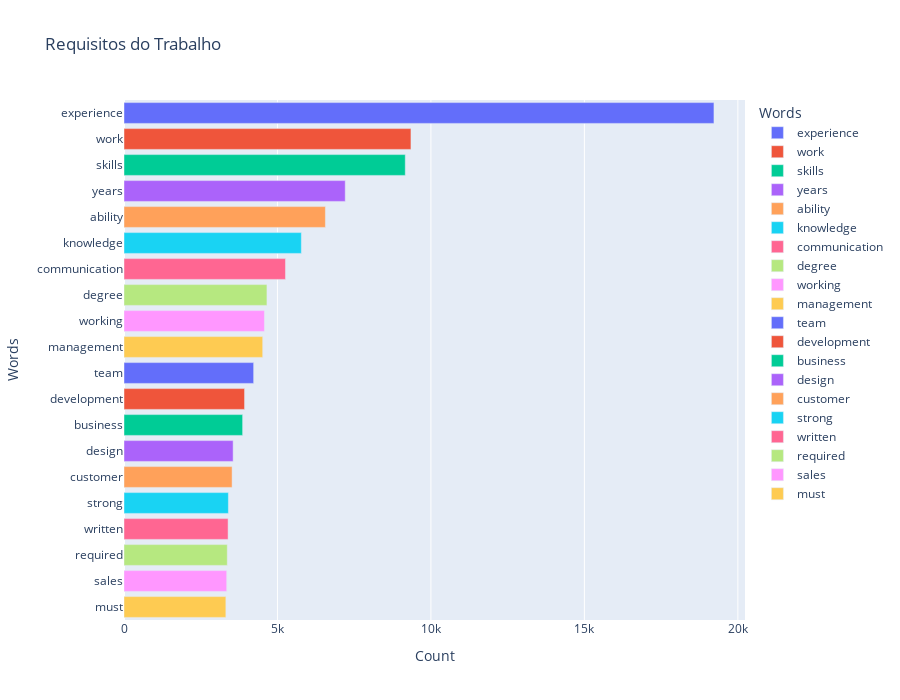

Notebook cell for this chart:
### Code cell
requisitos = freq_text(df['Requirements'])
plot_bar(requisitos, 'Requisitos do Trabalho')

### Figure 1 — Plotly figure (JSON) as saved in the notebook; plotly's stock layout.template omitted (floating-point values rounded to 4 significant figures)
{"data": [{"alignmentgroup": "True", "hovertemplate": "Words=%{y}<br>Count=%{x}<extra></extra>", "legendgroup": "experience", "marker": {"color": "#636efa", "pattern": {"shape": ""}}, "name": "experience", "offsetgroup": "experience", "orientation": "h", "showlegend": true, "textposition": "auto", "type": "bar", "x": [19221], "xaxis": "x", "y": ["experience"], "yaxis": "y"}, {"alignmentgroup": "True", "hovertemplate": "Words=%{y}<br>Count=%{x}<extra></extra>", "legendgroup": "work", "marker": {"color": "#EF553B", "pattern": {"shape": ""}}, "name": "work", "offsetgroup": "work", "orientation": "h", "showlegend": true, "textposition": "auto", "type": "bar", "x": [9349], "xaxis": "x", "y": ["work"], "yaxis": "y"}, {"alignmentgroup": "True", "hovertemplate": "Words=%{y}<br>Count=%{x}<extra></extra>", "legendgroup": "skills", "marker": {"color": "#00cc96", "pattern": {"shape": ""}}, "name": "skills", "offsetgroup": "skills", "orientation": "h", "showlegend": true, "textposition": "auto", "type": "bar", "x": [9164], "xaxis": "x", "y": ["skills"], "yaxis": "y"}, {"alignmentgroup": "True", "hovertemplate": "Words=%{y}<br>Count=%{x}<extra></extra>", "legendgroup": "years", "marker": {"color": "#ab63fa", "pattern": {"shape": ""}}, "name": "years", "offsetgroup": "years", "orientation": "h", "showlegend": true, "textposition": "auto", "type": "bar", "x": [7208], "xaxis": "x", "y": ["years"], "yaxis": "y"}, {"alignmentgroup": "True", "hovertemplate": "Words=%{y}<br>Count=%{x}<extra></extra>", "legendgroup": "ability", "marker": {"color": "#FFA15A", "pattern": {"shape": ""}}, "name": "ability", "offsetgroup": "ability", "orientation": "h", "showlegend": true, "textposition": "auto", "type": "bar", "x": [6562], "xaxis": "x", "y": ["ability"], "yaxis": "y"}, {"alignmentgroup": "True", "hovertemplate": "Words=%{y}<br>Count=%{x}<extra></extra>", "legendgroup": "knowledge", "marker": {"color": "#19d3f3", "pattern": {"shape": ""}}, "name": "knowledge", "offsetgroup": "knowledge", "orientation": "h", "showlegend": true, "textposition": "auto", "type": "bar", "x": [5778], "xaxis": "x", "y": ["knowledge"], "yaxis": "y"}, {"alignmentgroup": "True", "hovertemplate": "Words=%{y}<br>Count=%{x}<extra></extra>", "legendgroup": "communication", "marker": {"color": "#FF6692", "pattern": {"shape": ""}}, "name": "communication", "offsetgroup": "communication", "orientation": "h", "showlegend": true, "textposition": "auto", "type": "bar", "x": [5261], "xaxis": "x", "y": ["communication"], "yaxis": "y"}, {"alignmentgroup": "True", "hovertemplate": "Words=%{y}<br>Count=%{x}<extra></extra>", "legendgroup": "degree", "marker": {"color": "#B6E880", "pattern": {"shape": ""}}, "name": "degree", "offsetgroup": "degree", "orientation": "h", "showlegend": true, "textposition": "auto", "type": "bar", "x": [4657], "xaxis": "x", "y": ["degree"], "yaxis": "y"}, {"alignmentgroup": "True", "hovertemplate": "Words=%{y}<br>Count=%{x}<extra></extra>", "legendgroup": "working", "marker": {"color": "#FF97FF", "pattern": {"shape": ""}}, "name": "working", "offsetgroup": "working", "orientation": "h", "showlegend": true, "textposition": "auto", "type": "bar", "x": [4576], "xaxis": "x", "y": ["working"], "yaxis": "y"}, {"alignmentgroup": "True", "hovertemplate": "Words=%{y}<br>Count=%{x}<extra></extra>", "legendgroup": "management", "marker": {"color": "#FECB52", "pattern": {"shape": ""}}, "name": "management", "offsetgroup": "management", "orientation": "h", "showlegend": true, "textposition": "auto", "type": "bar", "x": [4519], "xaxis": "x", "y": ["management"], "yaxis": "y"}, {"alignmentgroup": "True", "hovertemplate": "Words=%{y}<br>Count=%{x}<extra></extra>", "legendgroup": "team", "marker": {"color": "#636efa", "pattern": {"shape": ""}}, "name": "team", "offsetgroup": "team", "orientation": "h", "showlegend": true, "textposition": "auto", "type": "bar", "x": [4224], "xaxis": "x", "y": ["team"], "yaxis": "y"}, {"alignmentgroup": "True", "hovertemplate": "Words=%{y}<br>Count=%{x}<extra></extra>", "legendgroup": "development", "marker": {"color": "#EF553B", "pattern": {"shape": ""}}, "name": "development", "offsetgroup": "development", "orientation": "h", "showlegend": true, "textposition": "auto", "type": "bar", "x": [3928], "xaxis": "x", "y": ["development"], "yaxis": "y"}, {"alignmentgroup": "True", "hovertemplate": "Words=%{y}<br>Count=%{x}<extra></extra>", "legendgroup": "business", "marker": {"color": "#00cc96", "pattern": {"shape": ""}}, "name": "business", "offsetgroup": "business", "orientation": "h", "showlegend": true, "textposition": "auto", "type": "bar", "x": [3865], "xaxis": "x", "y": ["business"], "yaxis": "y"}, {"alignmentgroup": "True", "hovertemplate": "Words=%{y}<br>Count=%{x}<extra></extra>", "legendgroup": "design", "marker": {"color": "#ab63fa", "pattern": {"shape": ""}}, "name": "design", "offsetgroup": "design", "orientation": "h", "showlegend": true, "textposition": "auto", "type": "bar", "x": [3556], "xaxis": "x", "y": ["design"], "yaxis": "y"}, {"alignmentgroup": "True", "hovertemplate": "Words=%{y}<br>Count=%{x}<extra></extra>", "legendgroup": "customer", "marker": {"color": "#FFA15A", "pattern": {"shape": ""}}, "name": "customer", "offsetgroup": "customer", "orientation": "h", "showlegend": true, "textposition": "auto", "type": "bar", "x": [3522], "xaxis": "x", "y": ["customer"], "yaxis": "y"}, {"alignmentgroup": "True", "hovertemplate": "Words=%{y}<br>Count=%{x}<extra></extra>", "legendgroup": "strong", "marker": {"color": "#19d3f3", "pattern": {"shape": ""}}, "name": "strong", "offsetgroup": "strong", "orientation": "h", "showlegend": true, "textposition": "auto", "type": "bar", "x": [3401], "xaxis": "x", "y": ["strong"], "yaxis": "y"}, {"alignmentgroup": "True", "hovertemplate": "Words=%{y}<br>Count=%{x}<extra></extra>", "legendgroup": "written", "marker": {"color": "#FF6692", "pattern": {"shape": ""}}, "name": "written", "offsetgroup": "written", "orientation": "h", "showlegend": true, "textposition": "auto", "type": "bar", "x": [3391], "xaxis": "x", "y": ["written"], "yaxis": "y"}, {"alignmentgroup": "True", "hovertemplate": "Words=%{y}<br>Count=%{x}<extra></extra>", "legendgroup": "required", "marker": {"color": "#B6E880", "pattern": {"shape": ""}}, "name": "required", "offsetgroup": "required", "orientation": "h", "showlegend": true, "textposition": "auto", "type": "bar", "x": [3365], "xaxis": "x", "y": ["required"], "yaxis": "y"}, {"alignmentgroup": "True", "hovertemplate": "Words=%{y}<br>Count=%{x}<extra></extra>", "legendgroup": "sales", "marker": {"color": "#FF97FF", "pattern": {"shape": ""}}, "name": "sales", "offsetgroup": "sales", "orientation": "h", "showlegend": true, "textposition": "auto", "type": "bar", "x": [3346], "xaxis": "x", "y": ["sales"], "yaxis": "y"}, {"alignmentgroup": "True", "hovertemplate": "Words=%{y}<br>Count=%{x}<extra></extra>", "legendgroup": "must", "marker": {"color": "#FECB52", "pattern": {"shape": ""}}, "name": "must", "offsetgroup": "must", "orientation": "h", "showlegend": true, "textposition": "auto", "type": "bar", "x": [3319], "xaxis": "x", "y": ["must"], "yaxis": "y"}], "layout": {"barmode": "relative", "height": 700, "legend": {"title": {"text": "Words"}, "tracegroupgap": 0}, "title": {"text": "Requisitos do Trabalho"}, "width": 900, "xaxis": {"anchor": "y", "domain": [0, 1], "title": {"text": "Count"}}, "yaxis": {"anchor": "x", "categoryarray": ["must", "sales", "required", "written", "strong", "customer", "design", "business", "development", "team", "management", "working", "degree", "communication", "knowledge", "ability", "years", "skills", "work", "experience"], "categoryorder": "array", "domain": [0, 1], "title": {"text": "Words"}}}}
